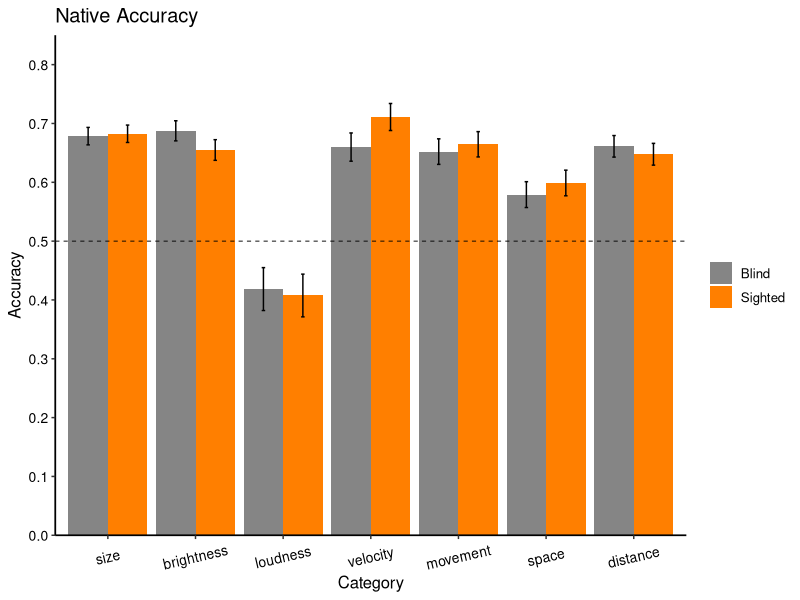

Generate this figure with R:
## ---- chunk 1
# Load and install (if missing) the recquired packages
list.of.packages <- c("tidyverse", 
                      "knitr", 
                      "reshape2", 
                      "lme4",
                      "nlme",
                      "car")
new.packages <- list.of.packages[!(list.of.packages %in% installed.packages()[,"Package"])]
if(length(new.packages)) install.packages(new.packages)

lapply(list.of.packages, library, character.only = TRUE)

# set script folder as working dir
setwd(dirname(rstudioapi::getActiveDocumentContext()$path))

# set to true to show the code chunk
knitr::opts_chunk$set(echo = TRUE)
## ---- chunk 2

allData<-read.csv("data/allData7912.csv", header = TRUE)

## ---- chunk 3

allData$rawAccuracy <- as.integer(allData$response == allData$meaning)

allData$nativeAccuracy <- ifelse(allData$value == 'goodop', 
                                 abs(allData$rawAccuracy - 1), 
                                 allData$rawAccuracy + 0)

allData %>%
  group_by(group) %>%
  summarize(raw_acc = mean(rawAccuracy), 
            native_acc = mean(nativeAccuracy), 
            .groups = 'keep')

## ---- chunk 4

categoryAccuracy_wide <- allData %>%
  group_by(category, group) %>%
  summarize(rawAccuracy = mean(rawAccuracy), nativeAccuracy = mean(nativeAccuracy), 
            .groups = 'keep') %>% 
  pivot_wider(names_from = group, values_from = c(rawAccuracy, nativeAccuracy))

print(categoryAccuracy_wide)

## ---- chunk 5

categoryAccuracy_tidy <- allData %>%
  group_by(group, category) %>%
  summarize(rawAccuracy_mean = mean(rawAccuracy), nativeAccuracy_mean = mean(nativeAccuracy), 
            rawAccuracy_sd = sd(rawAccuracy), nativeAccuracy_sd = sd(nativeAccuracy),
            n = n(),
            rawAccuracy_se = rawAccuracy_sd / sqrt(n), nativeAccuracy_se = nativeAccuracy_sd / sqrt(n),
            .groups = 'keep')

print(categoryAccuracy_tidy)

ggplot(data = categoryAccuracy_tidy, 
       aes(x = as.factor(category), y = nativeAccuracy_mean, fill = group)) +
  geom_bar(stat="identity", position=position_dodge()) +
  theme_classic() +
  scale_fill_manual(values=c('grey52','darkorange1'), labels=c('Blind', 'Sighted')) +
  scale_y_continuous(limits=c(0, 0.85), breaks=seq(0, 0.85, 0.1), expand = c(0,0)) +
  scale_x_discrete(limits=c("1", "3", "4", "6", "7", "8", "9"),
                   labels = c("size", "brightness", "loudness", "velocity", "movement", "space", "distance")) + 
  geom_errorbar(aes(ymin = nativeAccuracy_mean - nativeAccuracy_se,
                    ymax = nativeAccuracy_mean + nativeAccuracy_se),
                width = .08,
                position = position_dodge(.9)) +
  labs(x="Category", y="Accuracy") +
  ggtitle("Native Accuracy") +
  theme(
    text=element_text(size=12), 
    axis.line = element_line(size = 0.6), 
    axis.text.x = element_text(size=10,colour="black",
                               angle = 13,
                               vjust = .5, 
                               hjust = 0.5), 
    axis.text.y = element_text(size=10, colour='black'), 
    legend.title=element_blank())+
  geom_hline(yintercept=c(0.5), linetype="dashed", colour="black", size=0.3)

## ---- chunk 6

nativeResult <- glmer(nativeAccuracy ~ category + group + category*group +
        (1 | pseudoid) + (1 | language:stimulus), 
      data = allData,
      family = binomial,
      control = glmerControl(optimizer="bobyqa"))

summary(nativeResult)

Anova(nativeResult)

# calculate odd ratio and confidence intervals
se <- sqrt(diag(vcov(nativeResult)))
tab <- cbind(Est = fixef(nativeResult),
             LL = fixef(nativeResult) - 1.96 * se,
             UL = fixef(nativeResult) + 1.96 * se)

# print odd-ratio and confidence interval
print(exp(tab[2:4,]), digits=3)
